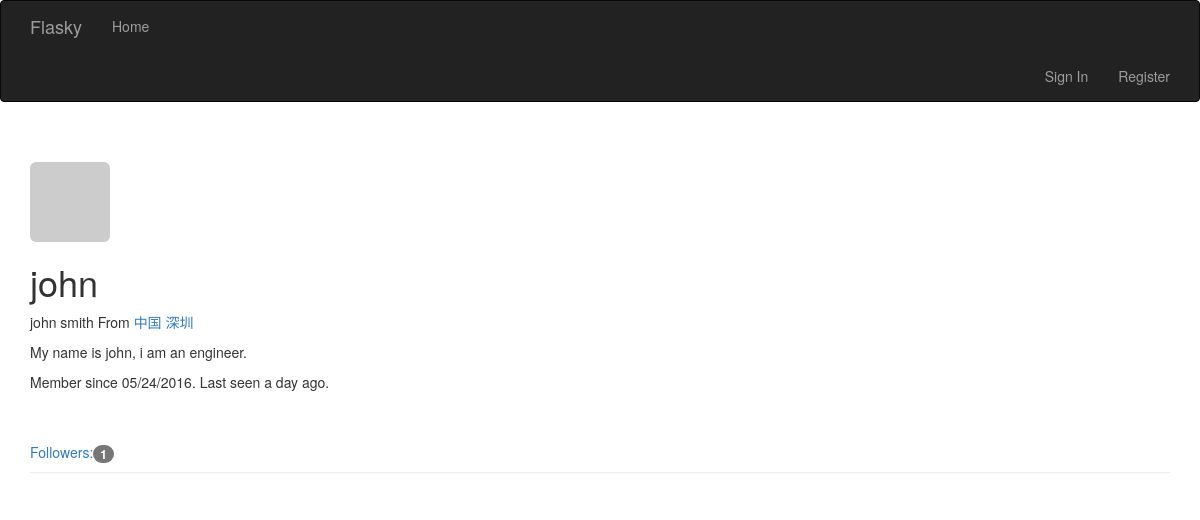
The page /user/john on the database as committed earlier.
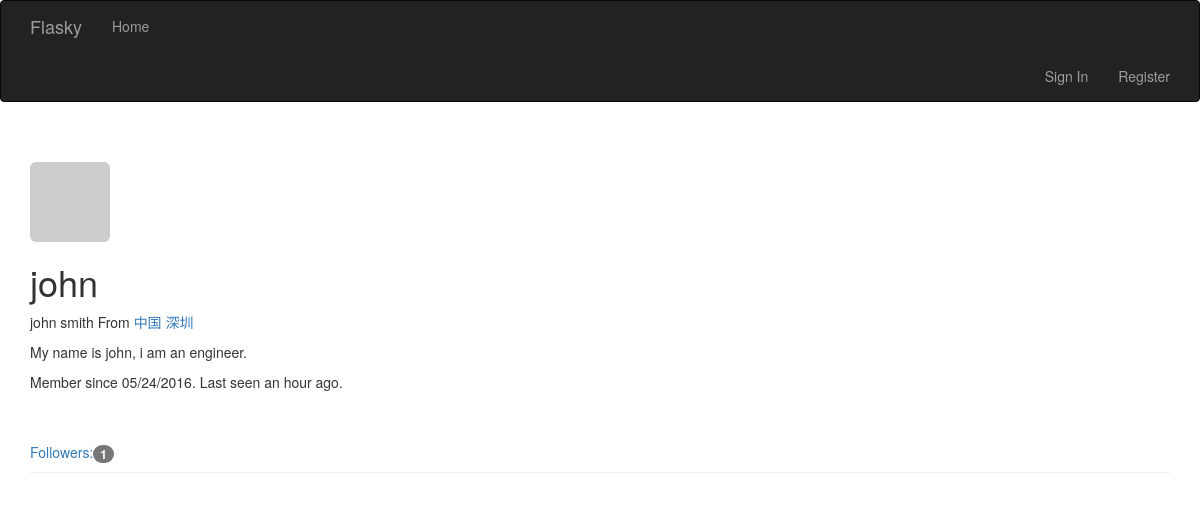
The same page on the database as committed later.
### app/models.py (models this page shows, shortened)
class User(UserMixin, db.Model):
    __tablename__ = 'users'
    id = db.Column(db.Integer, primary_key=True)
    email = db.Column(db.String(64), unique=True, index=True)
    username = db.Column(db.String(64), unique=True, index=True)
    password_hash = db.Column(db.String(128))
    role_id = db.Column(db.Integer, db.ForeignKey('roles.id'))
    confirmed = db.Column(db.Boolean, default=False)
    name = db.Column(db.String(64))
    location = db.Column(db.String(64))
    about_me = db.Column(db.Text())
    avatar_hash = db.Column(db.String(32))
    member_since = db.Column(db.DateTime(), default=datetime.datetime.utcnow)
    last_seen = db.Column(db.DateTime(), default=datetime.datetime.utcnow)
    posts = db.relationship('Post', backref='author', lazy='dynamic')
    followed = db.relationship('Follow',
                               foreign_keys=[Follow.follower_id],
                               backref=db.backref('follower', lazy='joined'),
                               lazy='dynamic',
                               cascade='all, delete-orphan')
    follower = db.relationship('Follow',
                               foreign_keys=[Follow.followed_id],
                               backref=db.backref('followed', lazy='joined'),
                               lazy='dynamic',
                               cascade='all, delete-orphan')
    comments = db.relationship('Comment', backref='author', lazy='dynamic')
    @property
    def password(self):
        raise AttributeError('password is not a readable attribute')
    def gravatar(self, size=100, default='identicon', rating='g'):
        if request.is_secure:
            url = 'https://secure.gravatar.com/avator'
        else:
            url = 'http://www.gravatar.com/avatar'
        hash = hashlib.md5(self.email.encode('utf-8')).hexdigest()
        return '{url}/{hash}?s={size}&d={default}&r={rating}'.format(
            url=url, hash=hash, size=size, default=default, rating=rating)

### app/main/views.py (the view)
@main.route('/user/<username>')
def user(username):
    user = User.query.filter_by(username=username).first()
    if user is None:
        abort(404)
    posts = user.posts.order_by(Post.timestamp.desc()).all()
    return render_template('user.html', user=user, posts=posts)

### app/auth/views.py (called while the page is built)
@auth.before_app_request
def before_request():
    if current_user.is_authenticated:
        current_user.ping()
        if current_user.confirmed and request.endpoint[:5] != 'auth.' and request.endpoint != 'static':
            return redirect(url_for('auth.unconfirmed'))

### app/main/__init__.py (called while the page is built)
@main.app_context_processor
def inject_permissions():
    return dict(Permission=Permission)

### app/models.py (called while the page is built)
    def can(self, permissions):
        return False

    def is_administrator(self):
        return False

### app/templates/user.html (shortened to what this page needs)
{% extends "base.html" %}
{% block page_content %}
<div class="page-header">
    <img class="img-rounded profile-thumbnail" src="{{ user.gravatar(size=256) }}">
    <h1> {{ user.username }} </h1>
    {% if user.name or user.location %}
    <p>
        {% if user.name %} {{ user.name }} {% endif %}
        {% if user.location %}
            From <a href="http://maps.baidu.com/?q={{ user.location }}">{{ user.location }}</a>
        {% endif %}
    </p>
    {% endif %}
    {% if user.about_me %}<p>{{ user.about_me }}</p>
    {% endif %}
    <p>
        Member since {{ moment(user.member_since).format('L') }}.
        Last seen {{ moment(user.last_seen).fromNow() }}.
    </p>
    <br /><br />
    <a href="{{ url_for('.followers', username=user.username) }}">
        Followers:<span class="badge">{{ user.follower.count() }}</span>
    </a>
</div>
{% endblock %}

### app/templates/base.html (shortened to what this page needs)
{% extends "bootstrap/base.html" %}
{% block navbar %}
<div class="navbar navbar-inverse" role="navigation">
    <div class="container">
        <div class="navbar-header">
            <a class="navbar-brand" href="/">Flasky</a>
        </div>
        <div class="navbar-collapse collapse">
            <ul class="nav navbar-nav">
                <li><a href="/">Home</a></li>
            </ul>
        </div>
        <div class="nav navbar-nav navbar-right">
            {% if current_user.is_authenticated %}
            <li><a href=" {{ url_for('auth.logout') }} ">Sign Out</a></li>
            {% else %}
            <li><a href="{{ url_for('auth.login') }}">Sign In</a> </li>
            {% endif %}
            <li><a href="{{ url_for('auth.register') }}">Register</a> </li>
        </div>
    </div>
</div>
{% endblock %}
{% block head %}
{{ super() }}
{% endblock %}
{% block content %}
<div class="container">
    {% block page_content %}
    {% endblock %}
</div>
{% endblock %}

Rows that differ between the two databases and show on the page:
changed User "john": last_seen "a day ago" → "an hour ago"
